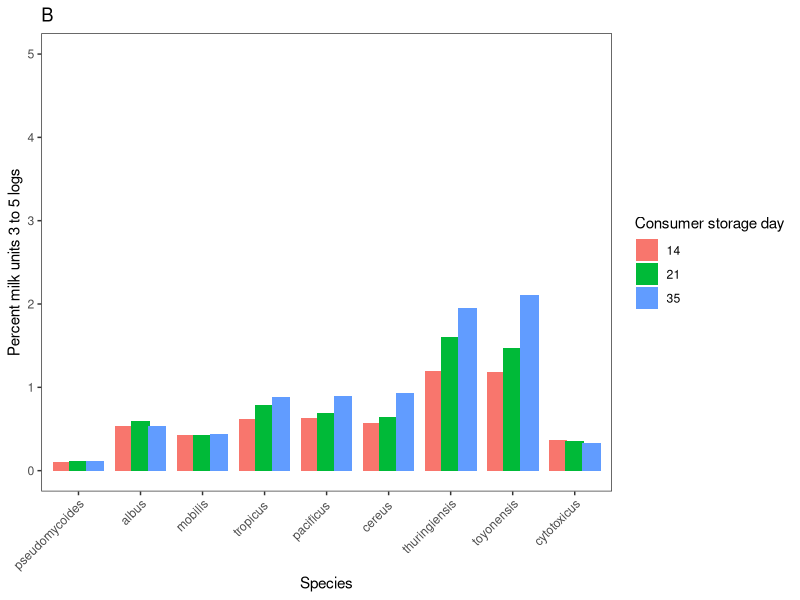
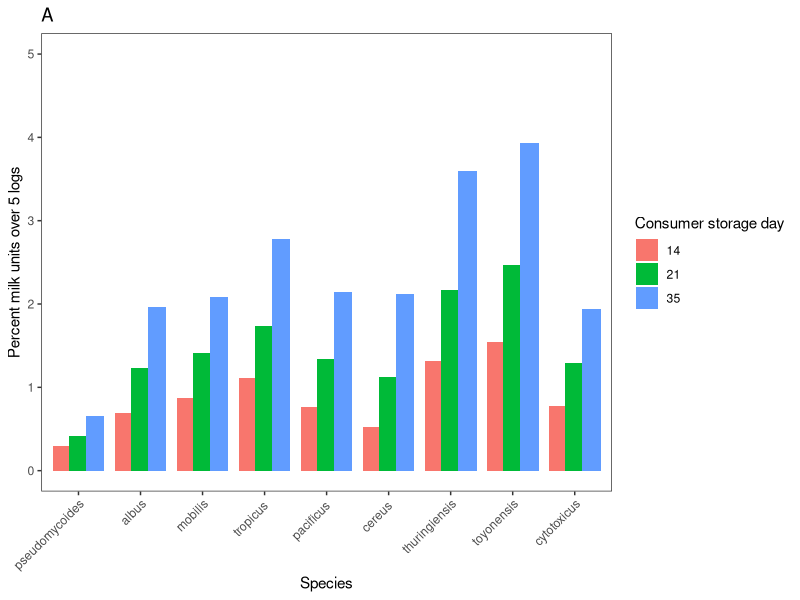

These figures' R source, in order:
library(ggplot2)
library(tidyverse)

dat = read.csv("Exposure data input.csv")

# Convert to long format
df_long <- dat %>%
  pivot_longer(cols = c(log_3_5, log_5plus),
               names_to = "Category",
               values_to = "Value")

df_long$Species <- factor(df_long$Species, levels = unique(dat$Species))

# --- Plot: 3–5 log ---
p1 <- df_long %>%
  filter(Category == "log_3_5") %>%
  ggplot(aes(x = Species, y = Value, fill = factor(Day))) +
  geom_col(position = position_dodge(width = 0.8)) +
  scale_y_continuous(limits = c(0, 5)) +  
  labs(title = "B",
       x = "Species",
       y = "Percent milk units 3 to 5 logs",
       fill = "Consumer storage day") +
  theme_bw() +
  theme(axis.text.x = element_text(angle = 45, hjust = 1),
        panel.grid.major = element_blank(),   
        panel.grid.minor = element_blank())

# --- Plot: >5 log ---
p2 <- df_long %>%
  filter(Category == "log_5plus") %>%
  ggplot(aes(x = Species, y = Value, fill = factor(Day))) +
  geom_col(position = position_dodge(width = 0.8)) +
  scale_y_continuous(limits = c(0, 5)) + 
  labs(title = "A",
       x = "Species",
       y = "Percent milk units over 5 logs",
       fill = "Consumer storage day") +
  theme_bw() +
  theme(axis.text.x = element_text(angle = 45, hjust = 1),
        panel.grid.major = element_blank(),   
        panel.grid.minor = element_blank())

# Show plots
p1
p2
